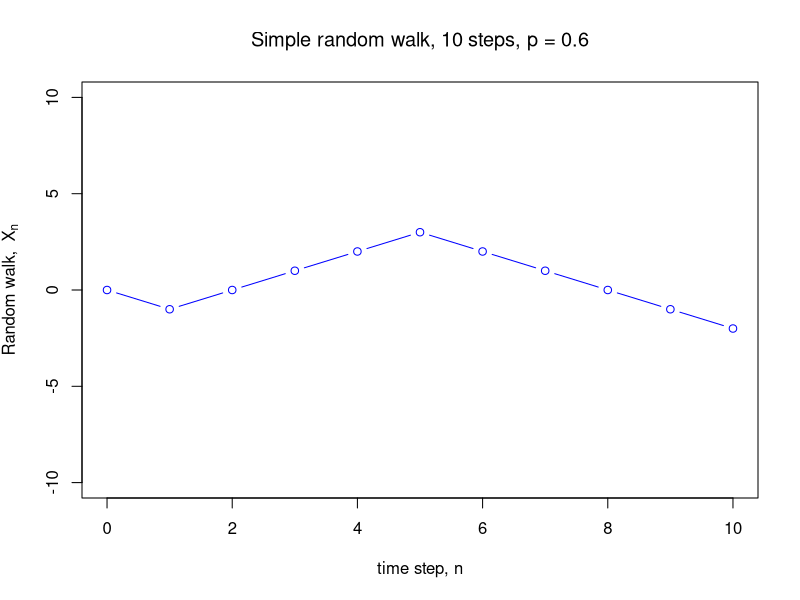
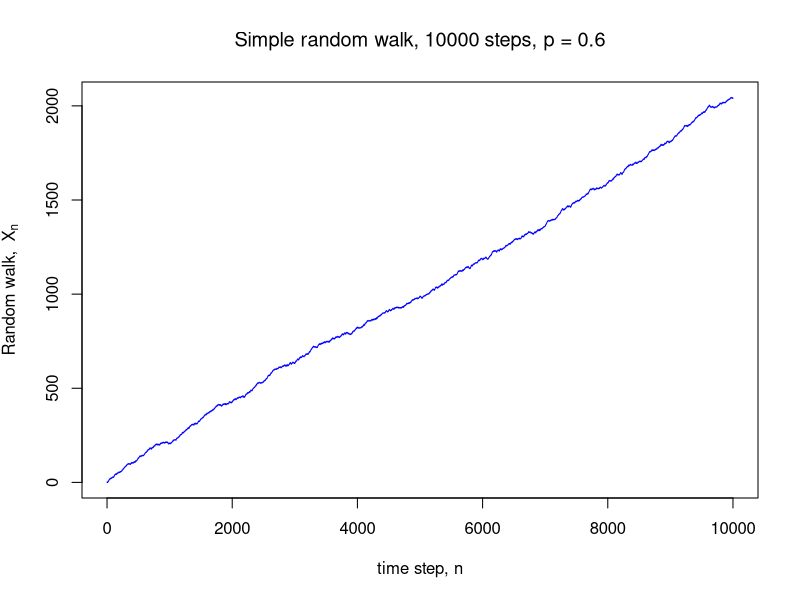
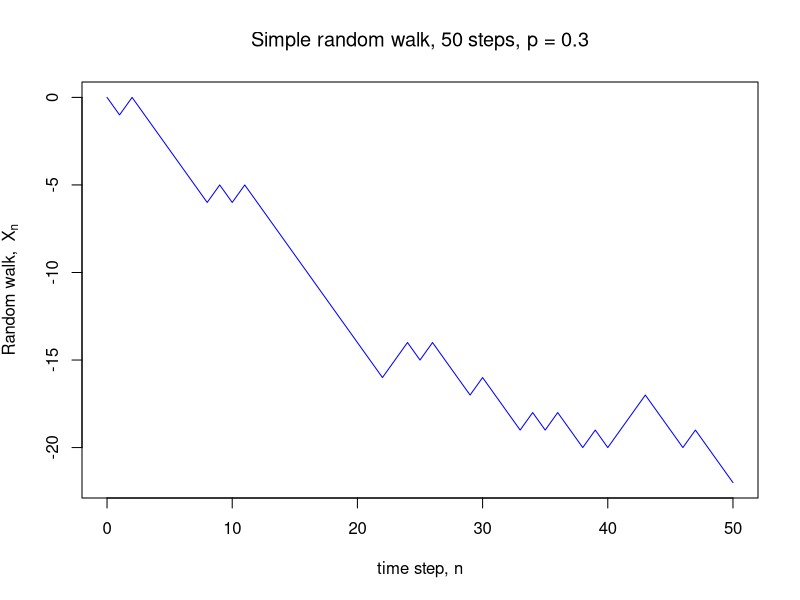

The R script that drew these images, in order:
## ---- chunk 1
p <- 0.6
q <- 1 - p
N <- 10
Z <- sample(c(1, -1), N, replace = TRUE, prob = c(p, q))
Z
## ---- chunk 2
X <- cumsum(Z)
X
## ---- chunk 3
c(0, X)
## ---- chunk 4
plot(0:N, c(0, X),
     type = "b",
     col  = "blue",
     xlab = "time step, n",
     ylim = c(-N, N),
     # The following `bquote` syntax allows some fancy titling
     # but is an optional extra
     ylab = bquote("Random walk, " ~ X[n]), 
     main = bquote("Simple random walk," ~ .(N) ~ "steps, p =" ~ .(p)))
## ---- chunk 5
N <- 10000
Z <- sample(c(1, -1), N, replace = TRUE, prob = c(p, q))
X <- cumsum(Z)
plot(0:N, c(0, X),
     type = "l",
     col  = "blue",
     xlab = "time step, n",
     ylab = bquote("Random walk, " ~ X[n]), 
     main = bquote("Simple random walk," ~ .(N) ~ "steps, p =" ~ .(p)))
## ---- chunk 6
rpm <- function(N, p) {
  q <- 1 - p
  sample(c(1, -1), N, replace = TRUE, prob = c(p, q))
}
## ---- chunk 7
RandomWalk <- function(N, p) {
  Z <- rpm(N, p)
  cumsum(Z)
}
## ---- chunk 8
PlotRandomWalk <- function(N, p, type = "l") {
  X <- RandomWalk(N, p)
  plot(0:N, c(0, X),
       type = type,
       col  = "blue",
       xlab = "time step, n",
       ylab = bquote("Random walk, " ~ X[n]), 
       main = bquote("Simple random walk," ~ .(N) ~ "steps, p =" ~ .(p)))
}
## ---- chunk 9
PlotRandomWalk(50, 0.3)
## ---- chunk 10
N <- 100
trials <- 10000
samples <- replicate(trials, RandomWalk(N, p)[N])
mean(samples)
## ---- chunk 11
GamblersRuin <- function(p, a, m) {
  alice_money <- a  # Alice starts with £a
    
  while (alice_money > 0 && alice_money < m) {  # until the game finishes...
    alice_money <- alice_money + rpm(1, p)      # ...play another round
  }
    
  if (alice_money == 0) {
    return(1)  # returns 1 if Alice ruins
  } else {
    return(0)  # returns 0 if Bob ruins
  }
}
## ---- chunk 12
p <- 0.4
a <- 2
m <- 5

trials <- 10000
GRsamples <- replicate(trials, GamblersRuin(p, a, m))
mean(GRsamples)  # estimated ruin probability
## ---- chunk 13
TrueRuinProb <- function(p, a, m) {
  q   <- 1 - p
  rho <- q / p
  (rho^a - rho^m) / (1 - rho^m)
}

TrueRuinProb(p, a, m)
